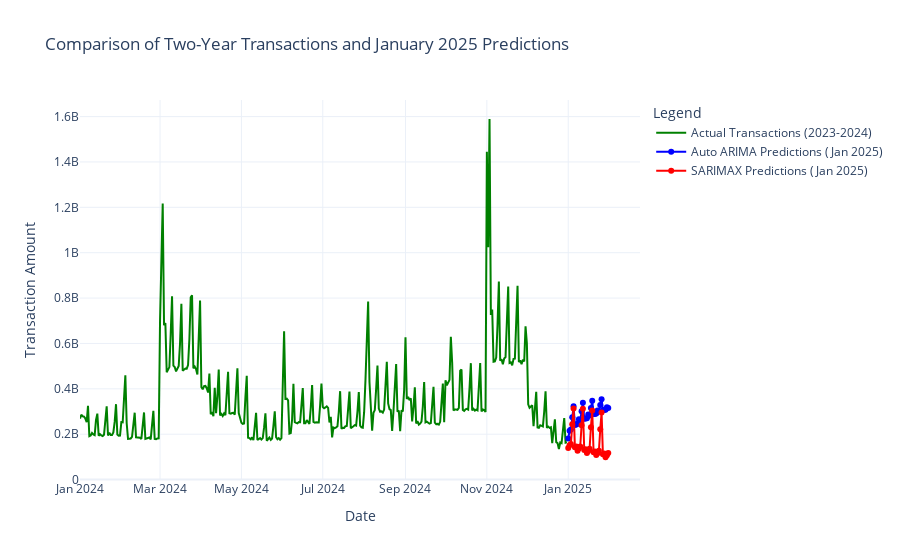

The cell this chart's notebook holds for it:
### Code cell
import plotly.graph_objects as go

# Predict January 2025 using both models
# Create exogenous variables for January 2025
january_2025_exog = pd.DataFrame({
	'is_salary_day': [1 if day <= 8 else 0 for day in range(1, 32)],
	'is_holiday': [0] * 31  # Assuming no holidays in January 2025; update if needed
})

# Predict January 2025 using both models
january_2025_forecast = pd.DataFrame({
	'Date': pd.date_range(start='2025-01-01', end='2025-01-31', freq='D'),
	'Auto_ARIMA_Forecast': Auto_arima_model.predict(n_periods=31),
	'SARIMAX_Forecast': Sarimax_model_fit.get_forecast(steps=31, exog=january_2025_exog).predicted_mean
})

# Create a comparison graph for two-year transaction amounts and predictions
fig = go.Figure()

# Add actual transaction amounts for 2023 and 2024
fig.add_trace(go.Scatter(
	x=time_series_data.index,
	y=time_series_data['Transaction_Amount'],
	mode='lines',
	name='Actual Transactions (2023-2024)',
	line=dict(color='green')
))

# Add Auto ARIMA predictions for January 2025
fig.add_trace(go.Scatter(
	x=january_2025_forecast['Date'],
	y=january_2025_forecast['Auto_ARIMA_Forecast'],
	mode='lines+markers',
	name='Auto ARIMA Predictions (Jan 2025)',
	line=dict(color='blue')
))

# Add SARIMAX predictions for January 2025
fig.add_trace(go.Scatter(
	x=january_2025_forecast['Date'],
	y=january_2025_forecast['SARIMAX_Forecast'],
	mode='lines+markers',
	name='SARIMAX Predictions (Jan 2025)',
	line=dict(color='red')
))

# Customize the layout
fig.update_layout(
	title='Comparison of Two-Year Transactions and January 2025 Predictions',
	xaxis_title='Date',
	yaxis_title='Transaction Amount',
	legend_title='Legend',
	template='plotly_white'
)

# Show the graph
fig.show()

### Figure 1 — Plotly figure (JSON) as saved in the notebook; plotly's stock layout.template omitted (floating-point values rounded to 4 significant figures; data arrays with more than 128 entries replaced by an {"elided": "..."} marker saying what was removed)
{"data": [{"line": {"color": "green"}, "mode": "lines", "name": "Actual Transactions (2023-2024)", "type": "scatter", "x": {"elided": "366 str values"}, "y": {"elided": "366 int values"}}, {"line": {"color": "blue"}, "mode": "lines+markers", "name": "Auto ARIMA Predictions (Jan 2025)", "type": "scatter", "x": ["2025-01-01T00:00:00", "2025-01-02T00:00:00", "2025-01-03T00:00:00", "2025-01-04T00:00:00", "2025-01-05T00:00:00", "2025-01-06T00:00:00", "2025-01-07T00:00:00", "2025-01-08T00:00:00", "2025-01-09T00:00:00", "2025-01-10T00:00:00", "2025-01-11T00:00:00", "2025-01-12T00:00:00", "2025-01-13T00:00:00", "2025-01-14T00:00:00", "2025-01-15T00:00:00", "2025-01-16T00:00:00", "2025-01-17T00:00:00", "2025-01-18T00:00:00", "2025-01-19T00:00:00", "2025-01-20T00:00:00", "2025-01-21T00:00:00", "2025-01-22T00:00:00", "2025-01-23T00:00:00", "2025-01-24T00:00:00", "2025-01-25T00:00:00", "2025-01-26T00:00:00", "2025-01-27T00:00:00", "2025-01-28T00:00:00", "2025-01-29T00:00:00", "2025-01-30T00:00:00", "2025-01-31T00:00:00"], "y": [180900000.0, 215200000.0, 220300000.0, 274200000.0, 322800000.0, 240600000.0, 243100000.0, 245800000.0, 265500000.0, 260700000.0, 300700000.0, 338100000.0, 267900000.0, 269000000.0, 270800000.0, 286800000.0, 282700000.0, 315900000.0, 347100000.0, 288500000.0, 289300000.0, 290800000.0, 304200000.0, 300700000.0, 328500000.0, 354500000.0, 305600000.0, 306300000.0, 307500000.0, 318700000.0, 315800000.0]}, {"line": {"color": "red"}, "mode": "lines+markers", "name": "SARIMAX Predictions (Jan 2025)", "type": "scatter", "x": ["2025-01-01T00:00:00", "2025-01-02T00:00:00", "2025-01-03T00:00:00", "2025-01-04T00:00:00", "2025-01-05T00:00:00", "2025-01-06T00:00:00", "2025-01-07T00:00:00", "2025-01-08T00:00:00", "2025-01-09T00:00:00", "2025-01-10T00:00:00", "2025-01-11T00:00:00", "2025-01-12T00:00:00", "2025-01-13T00:00:00", "2025-01-14T00:00:00", "2025-01-15T00:00:00", "2025-01-16T00:00:00", "2025-01-17T00:00:00", "2025-01-18T00:00:00", "2025-01-19T00:00:00", "2025-01-20T00:00:00", "2025-01-21T00:00:00", "2025-01-22T00:00:00", "2025-01-23T00:00:00", "2025-01-24T00:00:00", "2025-01-25T00:00:00", "2025-01-26T00:00:00", "2025-01-27T00:00:00", "2025-01-28T00:00:00", "2025-01-29T00:00:00", "2025-01-30T00:00:00", "2025-01-31T00:00:00"], "y": [138900000.0, 151300000.0, 157200000.0, 243800000.0, 313700000.0, 142900000.0, 145500000.0, 127300000.0, 136500000.0, 145800000.0, 239200000.0, 312400000.0, 130800000.0, 133800000.0, 117200000.0, 125900000.0, 135900000.0, 230600000.0, 304400000.0, 120900000.0, 124100000.0, 107700000.0, 116400000.0, 126500000.0, 221400000.0, 295300000.0, 111500000.0, 114600000.0, 98360000.0, 107000000.0, 117100000.0]}], "layout": {"legend": {"title": {"text": "Legend"}}, "title": {"text": "Comparison of Two-Year Transactions and January 2025 Predictions"}, "xaxis": {"title": {"text": "Date"}}, "yaxis": {"title": {"text": "Transaction Amount"}}}}
